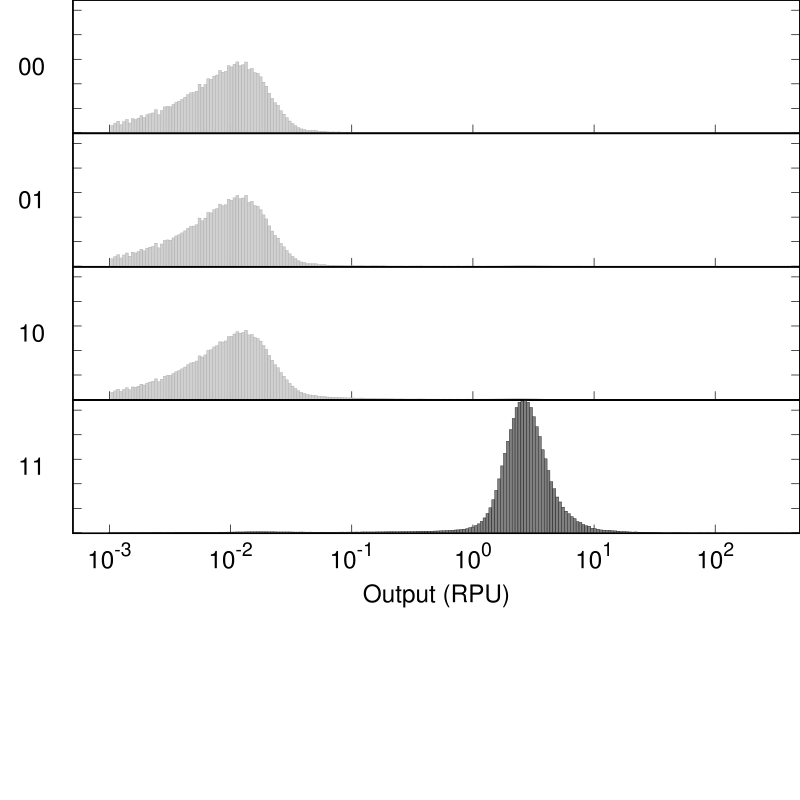

Write the gnuplot code that produced this figure.
set output "demo001_A000_YFP_truth.eps"
set terminal postscript  eps  enhanced color "Helvetica, 35" size 8,8
reset
set xtics nomirror
set tics scale 2
set logscale x
set format y "" 
set format x "" 
set xtics (0.001, 0.01, 0.1, 0, 1, 10, 100)
set ytics 0.01
set border 15 lw 2
set lmargin 5
set bmargin 0
set rmargin 0
set tmargin 0
max=500 #max value
min=0.0005 #min value
set xrange [min:max]
set yrange [-0.0002:0.0541403]
set style fill solid 0.5 #fillstyle
set multiplot layout 6,1 rowsfirst
set ylabel "00" rotate by 0
plot "demo001_A000_YFP_truth.txt" u (10**$1):2 w boxes lc rgb "dark-gray" notitle
set ylabel "01" rotate by 0
plot "demo001_A000_YFP_truth.txt" u (10**$1):3 w boxes lc rgb "dark-gray" notitle
set ylabel "10" rotate by 0
plot "demo001_A000_YFP_truth.txt" u (10**$1):4 w boxes lc rgb "dark-gray" notitle
set ylabel "11" rotate by 0
set format x "10^{%T}" 
set xlabel "Output (RPU)" 
plot "demo001_A000_YFP_truth.txt" u (10**$1):5 w boxes lc rgb "black" notitle
unset multiplot
